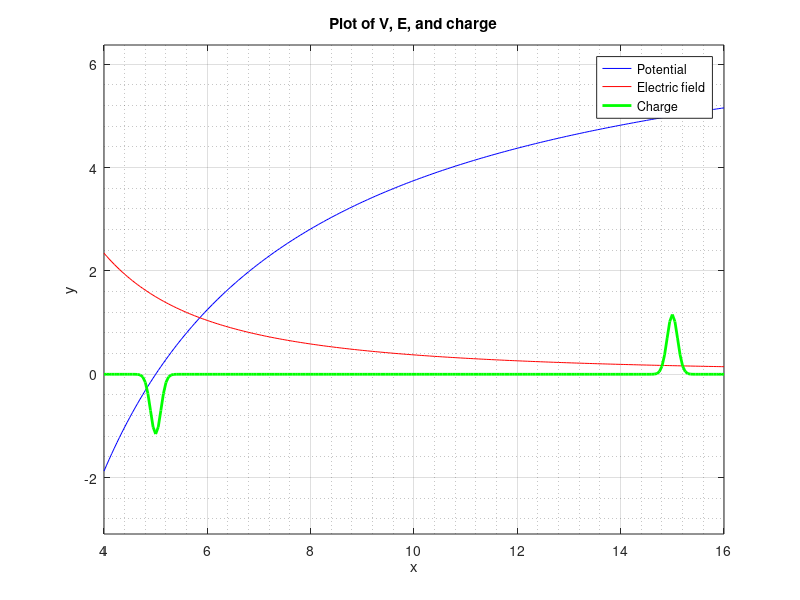

This figure's MATLAB source:

% Define the range of x values
x = 4:0.05:16;

% Calculate corresponding y values for each function
y1 = 37.5*(0.2-(1./x));
y2 = 37.5./(x.^2);
y3 = 0.29*exp(-(x-15).^2 / (2 * 0.1^2)) / (0.1 * sqrt(2 * pi)) - 0.29*exp(-(x-5).^2 / (2 * 0.1^2)) / (0.1 * sqrt(2 * pi));

% Plot the functions
plot(x, y1, 'b-', x, y2, 'r-', x, y3, 'g-', 'LineWidth', 2);

% Add labels and title
xlabel('x');
ylabel('y');
title('Plot of V, E, and charge');

% Display the grid with increased detail
grid on;
grid minor; % Display a more detailed grid

% Add a legend
legend('Potential', 'Electric field', 'Charge');

% Display the plot
axis equal; % Optional: equal scaling for x and y axes

